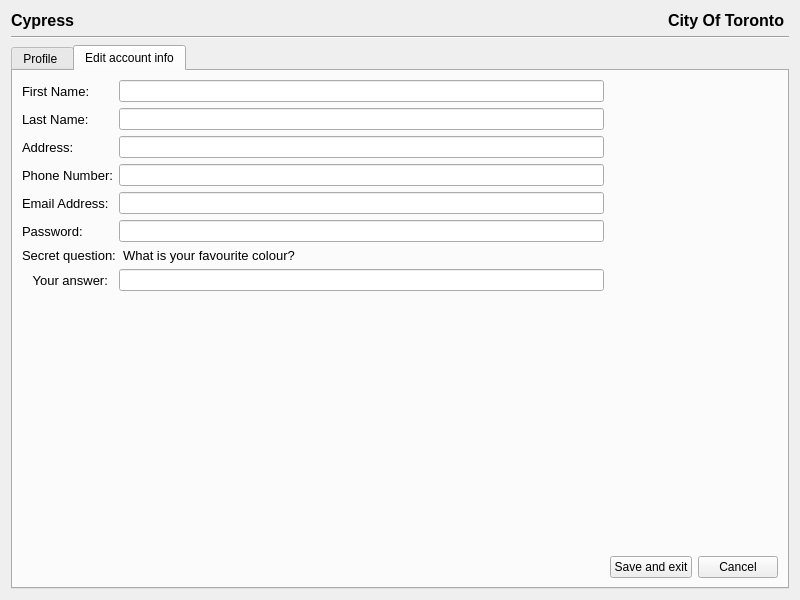
<?xml version="1.0" encoding="UTF-8"?>
<ui version="4.0">
 <class>Form</class>
 <widget class="QWidget" name="Form">
  <property name="geometry">
   <rect>
    <x>0</x>
    <y>0</y>
    <width>800</width>
    <height>600</height>
   </rect>
  </property>
  <property name="windowTitle">
   <string>Profile information</string>
  </property>
  <layout class="QGridLayout" name="gridLayout">
   <item row="0" column="0">
    <layout class="QGridLayout" name="gridLayout_2">
     <item row="0" column="1" alignment="Qt::AlignRight">
      <widget class="QLabel" name="label_3">
       <property name="text">
        <string>&lt;html&gt;&lt;head/&gt;&lt;body&gt;&lt;p&gt;&lt;span style=&quot; font-size:12pt; font-weight:600;&quot;&gt;City Of Toronto &lt;/span&gt;&lt;/p&gt;&lt;/body&gt;&lt;/html&gt;</string>
       </property>
       <property name="scaledContents">
        <bool>true</bool>
       </property>
      </widget>
     </item>
     <item row="2" column="0" colspan="2">
      <widget class="Line" name="line">
       <property name="orientation">
        <enum>Qt::Horizontal</enum>
       </property>
      </widget>
     </item>
     <item row="0" column="0">
      <widget class="QLabel" name="label_2">
       <property name="text">
        <string>&lt;html&gt;&lt;head/&gt;&lt;body&gt;&lt;p&gt;&lt;span style=&quot; font-size:12pt; font-weight:600;&quot;&gt;Cypress&lt;/span&gt;&lt;/p&gt;&lt;/body&gt;&lt;/html&gt;</string>
       </property>
       <property name="scaledContents">
        <bool>true</bool>
       </property>
      </widget>
     </item>
     <item row="3" column="0" colspan="2">
      <widget class="QTabWidget" name="tabWidget">
       <property name="currentIndex">
        <number>1</number>
       </property>
       <widget class="QWidget" name="profileInfo_tab_3">
        <attribute name="title">
         <string>Profile </string>
        </attribute>
        <layout class="QGridLayout" name="gridLayout_7">
         <item row="1" column="0" alignment="Qt::AlignTop">
          <widget class="QTableWidget" name="tableWidget_3">
           <column>
            <property name="text">
             <string>First Name</string>
            </property>
           </column>
           <column>
            <property name="text">
             <string>Last Name</string>
            </property>
           </column>
           <column>
            <property name="text">
             <string>Address</string>
            </property>
           </column>
           <column>
            <property name="text">
             <string>Phone number</string>
            </property>
           </column>
           <column>
            <property name="text">
             <string>Email address</string>
            </property>
           </column>
           <column>
            <property name="text">
             <string>Username</string>
            </property>
           </column>
           <column>
            <property name="text">
             <string>Password</string>
            </property>
           </column>
           <column>
            <property name="text">
             <string>Secret question: What is your favourite colour?</string>
            </property>
           </column>
           <column>
            <property name="text">
             <string/>
            </property>
           </column>
          </widget>
         </item>
         <item row="2" column="0" alignment="Qt::AlignRight">
          <widget class="QPushButton" name="pushButton_5">
           <property name="text">
            <string>Back to Main</string>
           </property>
          </widget>
         </item>
        </layout>
       </widget>
       <widget class="QWidget" name="editProfile_tab_3">
        <attribute name="title">
         <string>Edit account info</string>
        </attribute>
        <layout class="QGridLayout" name="gridLayout_8">
         <item row="0" column="0">
          <layout class="QFormLayout" name="formLayout_3">
           <item row="0" column="0">
            <widget class="QLabel" name="fName_6">
             <property name="sizePolicy">
              <sizepolicy hsizetype="Preferred" vsizetype="Minimum">
               <horstretch>0</horstretch>
               <verstretch>0</verstretch>
              </sizepolicy>
             </property>
             <property name="font">
              <font>
               <pointsize>10</pointsize>
              </font>
             </property>
             <property name="text">
              <string>First Name:</string>
             </property>
            </widget>
           </item>
           <item row="0" column="1">
            <widget class="QLineEdit" name="fnEdit_3"/>
           </item>
           <item row="1" column="0">
            <widget class="QLabel" name="lName_5">
             <property name="font">
              <font>
               <pointsize>10</pointsize>
              </font>
             </property>
             <property name="text">
              <string>Last Name:</string>
             </property>
            </widget>
           </item>
           <item row="1" column="1">
            <widget class="QLineEdit" name="lnEdit_3"/>
           </item>
           <item row="2" column="0">
            <widget class="QLabel" name="address_6">
             <property name="font">
              <font>
               <pointsize>10</pointsize>
              </font>
             </property>
             <property name="text">
              <string>Address:   </string>
             </property>
            </widget>
           </item>
           <item row="2" column="1">
            <widget class="QLineEdit" name="addressEdit_3"/>
           </item>
           <item row="3" column="0">
            <widget class="QLabel" name="phone_5">
             <property name="font">
              <font>
               <pointsize>10</pointsize>
              </font>
             </property>
             <property name="text">
              <string>Phone Number:</string>
             </property>
            </widget>
           </item>
           <item row="3" column="1">
            <widget class="QLineEdit" name="phoneEdit_3"/>
           </item>
           <item row="4" column="0">
            <widget class="QLabel" name="email_5">
             <property name="font">
              <font>
               <pointsize>10</pointsize>
              </font>
             </property>
             <property name="text">
              <string>Email Address:</string>
             </property>
            </widget>
           </item>
           <item row="4" column="1">
            <widget class="QLineEdit" name="emailEdit_3"/>
           </item>
           <item row="5" column="0">
            <widget class="QLabel" name="pw_5">
             <property name="font">
              <font>
               <pointsize>10</pointsize>
              </font>
             </property>
             <property name="text">
              <string>Password: </string>
             </property>
            </widget>
           </item>
           <item row="5" column="1">
            <widget class="QLineEdit" name="pwEdit_3"/>
           </item>
           <item row="6" column="0" colspan="2">
            <widget class="QLabel" name="secretQ_3">
             <property name="font">
              <font>
               <pointsize>10</pointsize>
              </font>
             </property>
             <property name="text">
              <string>Secret question:  What is your favourite colour?</string>
             </property>
            </widget>
           </item>
           <item row="7" column="0">
            <widget class="QLabel" name="secretAns_3">
             <property name="font">
              <font>
               <pointsize>10</pointsize>
              </font>
             </property>
             <property name="text">
              <string>   Your answer:</string>
             </property>
            </widget>
           </item>
           <item row="7" column="1">
            <widget class="QLineEdit" name="lineEdit_10"/>
           </item>
          </layout>
         </item>
         <item row="1" column="1">
          <widget class="QPushButton" name="saveAndexit_3">
           <property name="text">
            <string>Save and exit</string>
           </property>
           <property name="iconSize">
            <size>
             <width>0</width>
             <height>0</height>
            </size>
           </property>
          </widget>
         </item>
         <item row="1" column="2">
          <widget class="QPushButton" name="pushButton_6">
           <property name="text">
            <string>Cancel</string>
           </property>
          </widget>
         </item>
        </layout>
       </widget>
      </widget>
     </item>
    </layout>
   </item>
  </layout>
 </widget>
 <resources/>
 <connections/>
</ui>
